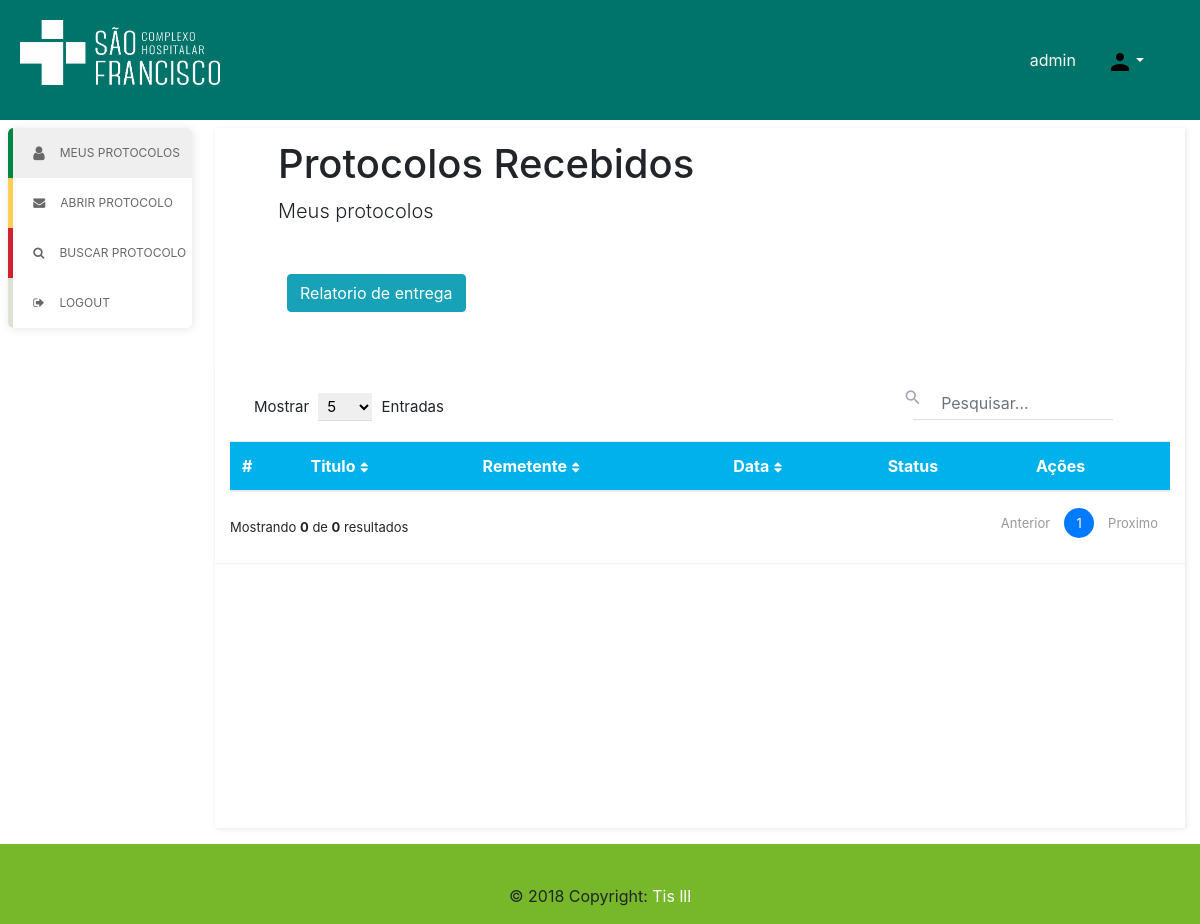
The page /index.php (signed in) on the database as committed earlier.
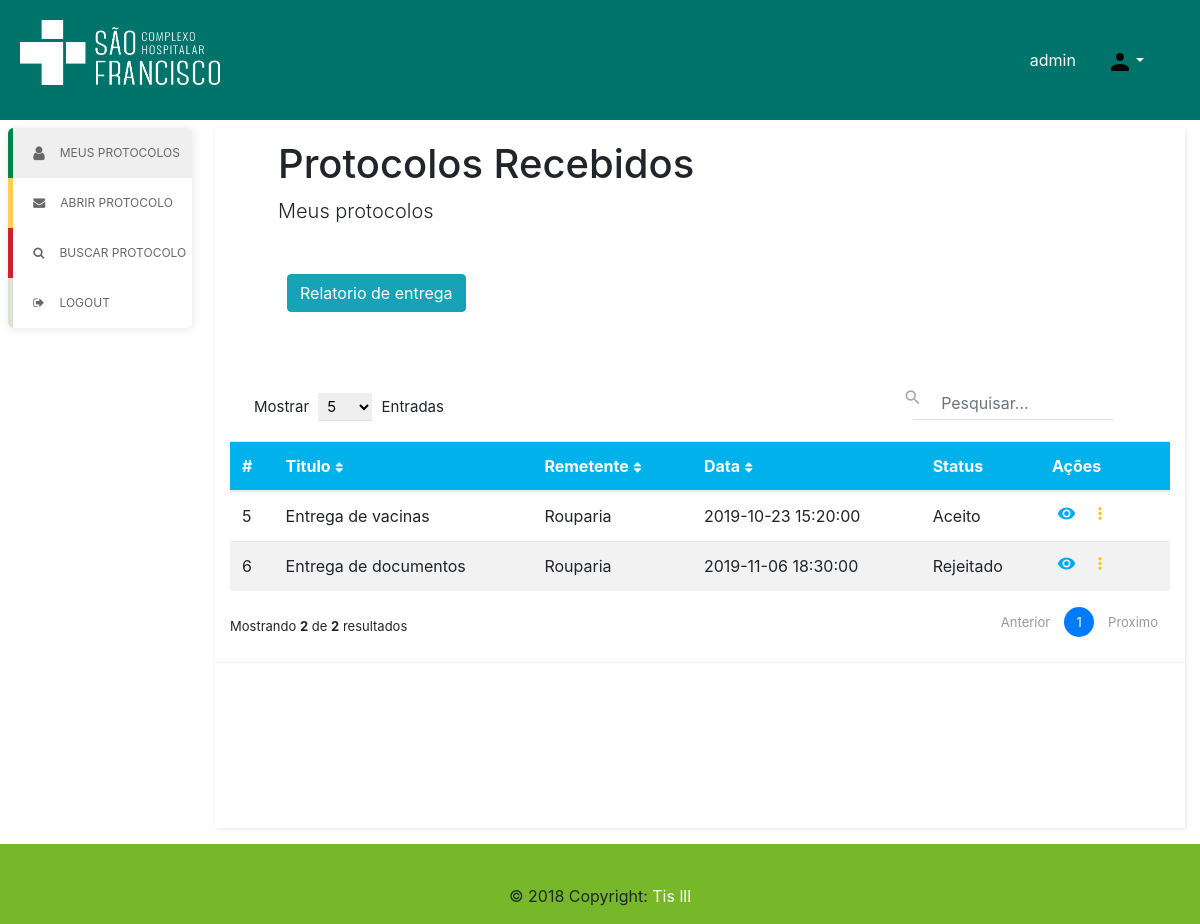
The same page on the database as committed later.
### tables this page shows
CREATE TABLE `protocolo`  (
  `id` int(11) NOT NULL AUTO_INCREMENT,
  `titulo` varchar(64) NOT NULL,
  `dataCriacao` datetime(0) DEFAULT NULL,
  `usuario_id` int(11) DEFAULT NULL,
  `setor_id` int(11) NOT NULL,
  `descricao` varchar(255) DEFAULT NULL,
  PRIMARY KEY (`id`) USING BTREE
);

CREATE TABLE `setor`  (
  `id` int(11) NOT NULL AUTO_INCREMENT,
  `nome` varchar(64) NOT NULL,
  `unidade_id` int(11) NOT NULL,
  PRIMARY KEY (`id`) USING BTREE
);

CREATE TABLE `encaminhamento`  (
  `id` int(11) NOT NULL AUTO_INCREMENT,
  `protocolo_id` int(11) DEFAULT NULL,
  `remetente_id` int(11) DEFAULT NULL,
  `dest_tipo` enum('SETOR','USUARIO') DEFAULT 'SETOR',
  `destinatario_id` int(11) DEFAULT NULL,
  `tipo` enum('ENCAMINHAR','REJEITAR','ACEITAR','CRIAR') DEFAULT 'CRIAR',
  `data` datetime(0) DEFAULT NULL,
  `justificativa` text,
  PRIMARY KEY (`id`) USING BTREE
);

### classes/protocolo.php (called while the page is built, shortened)
<?php
class Protocolo
{
    public function GetNomeSetor($id)
    {
        $db = new Database();
        $db->Open("gprotocol");
        $query = $db->Query("SELECT `nome` FROM `setor` WHERE `id` = $id");
        $result = mysqli_fetch_assoc($query);
        return $result['nome'];
    }
    public function GetProtocoloStatus($protocolo_id)
    {
        $db = new Database();
        $db->Open("gprotocol");
        $retorno = "";
        $query = $db->Query("SELECT * FROM `encaminhamento` WHERE `protocolo_id` = $protocolo_id ORDER BY `data` DESC LIMIT 1;");
        if($db->RowsQuery($query) > 0)
        {
            $result = mysqli_fetch_assoc($query);
            $tipo = $result['tipo'];
            switch($tipo)
            {
                case "REJEITAR":
                    $retorno = "Rejeitado";
                    break;
                case "ACEITAR":
                    $retorno = "Aceito";
                    break;
            }
        }
        return $retorno;
    }
}
?>

### classes/database.php (called while the page is built, shortened)
<?php
class Database
{
    public $conn;
    public function Open($database)
    {
        $this->conn = mysqli_connect(DB_HOST, DB_USER, DB_PASS, $database);
        if($this->conn)
            return true;
        else
            return false;
    }
    public function Query($sql)
    {
        $result = mysqli_query($this->conn, $sql);
        return $result;
    }
    public function RowsQuery($query)
    {
        return mysqli_num_rows($query);
    }
}
?>

### pages/p_recebidos.php (the view, shortened to what the changed rows need)
<div id="container" style="padding-bottom:10px;">
    <?php include_once("pages/parts/menuv.php"); ?>
    <div id="content" class="float-left col-10">
       <div class="tab-content" id="content-protocolos">
       <div class="page-header px-5 py-1">
            <div class="float-left my-2 col-9">
                    <h1>Protocolos Recebidos</h1>
                    <p class="lead">Meus protocolos</p>
            </div>
            <button id="modalRelatorio" type="button" class="btn btn-info float-left m-4" data-toggle="modal" data-target="#exampleModal">Relatorio de entrega <span class="badge badge-light"></button>
            </div>
                <div class="table-wrapper col-12">
                    <div class="table-title">
                        <div class="row">
                            <div class="col-sm-4 ml-4">
                                <div class="show-entries">
                                    <span>Mostrar</span>
                                    <select>
                                        <option>5</option>
                                    </select>
                                    <span>Entradas</span>
                                </div>
                            </div>
                            <div class="col-sm-7">
                                <div class="search-box">
                                    <div class="input-group">
                                        <span class="input-group-addon"><i class="material-icons">&#xE8B6;</i></span>
                                        <input type="text" class="form-control" placeholder="Pesquisar&hellip;">
                                    </div>
                                </div>
                            </div>
                        </div>
                    </div>
                    <table class="table">
                        <thead>
                            <tr>
                                <th>#</th>
                                <th>Titulo<i class="fa fa-sort"></i></th>
                                <th>Remetente<i class="fa fa-sort"></i></th>
                                <th>Data<i class="fa fa-sort"></i></th>
                                <th>Status</th>
                                <th>Ações</th>
                            </tr>
                        </thead>
                        <tbody>
                        <?php
                            $cProtocolo = new Protocolo();
                            $db = mysqli_connect("127.0.0.1", "root", "", "gprotocol");
                            $mySetor = $_SESSION['user']['setor_id'];
                            $query = mysqli_query($db, "SELECT * FROM `protocolo` P WHERE EXISTS (SELECT 1 FROM `encaminhamento` e WHERE e.destinatario_id = $mySetor );");
                            $rowsCount = mysqli_num_rows($query);
                            while($row = mysqli_fetch_assoc($query)) {
                                $i = $row['id'];
                                $status = $cProtocolo->GetProtocoloStatus($i);
                                $scriptAction = "window.location = '?module=protocolo&id=".$i."';";
                                echo '<tr>';
                                echo '<td>'.$i.'</td>';
                                echo '<td>'.$row['titulo'].'</td>';
                                echo '<td>'.$cProtocolo->GetNomeSetor($row['setor_id']).'</td>';
                                echo '<td>'.$row['dataCriacao'].'</td>';
                                echo '<td>'.$status.'</td>';
                                echo  '
                               <td>
                                    <a href="#" class="view" title="View" data-toggle="tooltip" onclick="'.$scriptAction.'"><i class="material-icons">&#xE417;</i></a>
                                    <a href="#" class="edit" id="More'.$i.'" title="Edit" data-toggle="dropdown" display="dynamic"  aria-haspopup="false" aria-expanded="false"><i class="material-icons">more_vert</i></a>
                                    <div class="dropdown-menu" aria-labelledby="More'.$i.'">
                                    <a class="dropdown-item" onclick="addListRelatorio('.$i.')">Add ao relatorio</a>
                                  </div>
                                </td>';
                                echo '</tr>';
                            }
                        ?>
                        </tbody>
                    </table>
                    <div class="clearfix">
                    <div class="hint-text">Mostrando <b><?php echo $rowsCount; ?></b> de <b><?php echo $rowsCount; ?></b> resultados</div>
                        <ul class="pagination">
                            <li class="page-item"><a href="#">Anterior</a></li>
                            <li class="page-item active"><a href="#" class="page-link">1</a></li>
                            <li class="page-item"><a href="#" class="page-link">Proximo</a></li>
                        </ul>
                    </div>
                </div>
        </div>
    </div>
</div>

Rows that differ between the two databases and show on the page:
now on this page (row edited): protocolo: id "5", titulo "Entrega de vacinas", setor.nome "Rouparia", dataCriacao "2019-10-23 15:20:00", id.tipo "Aceito"
added protocolo: id "6", titulo "Entrega de documentos", setor.nome "Rouparia", dataCriacao "2019-11-06 18:30:00", id.tipo "Rejeitado"
Other text that changed with them:
$rowsCount: "0" → "2"
